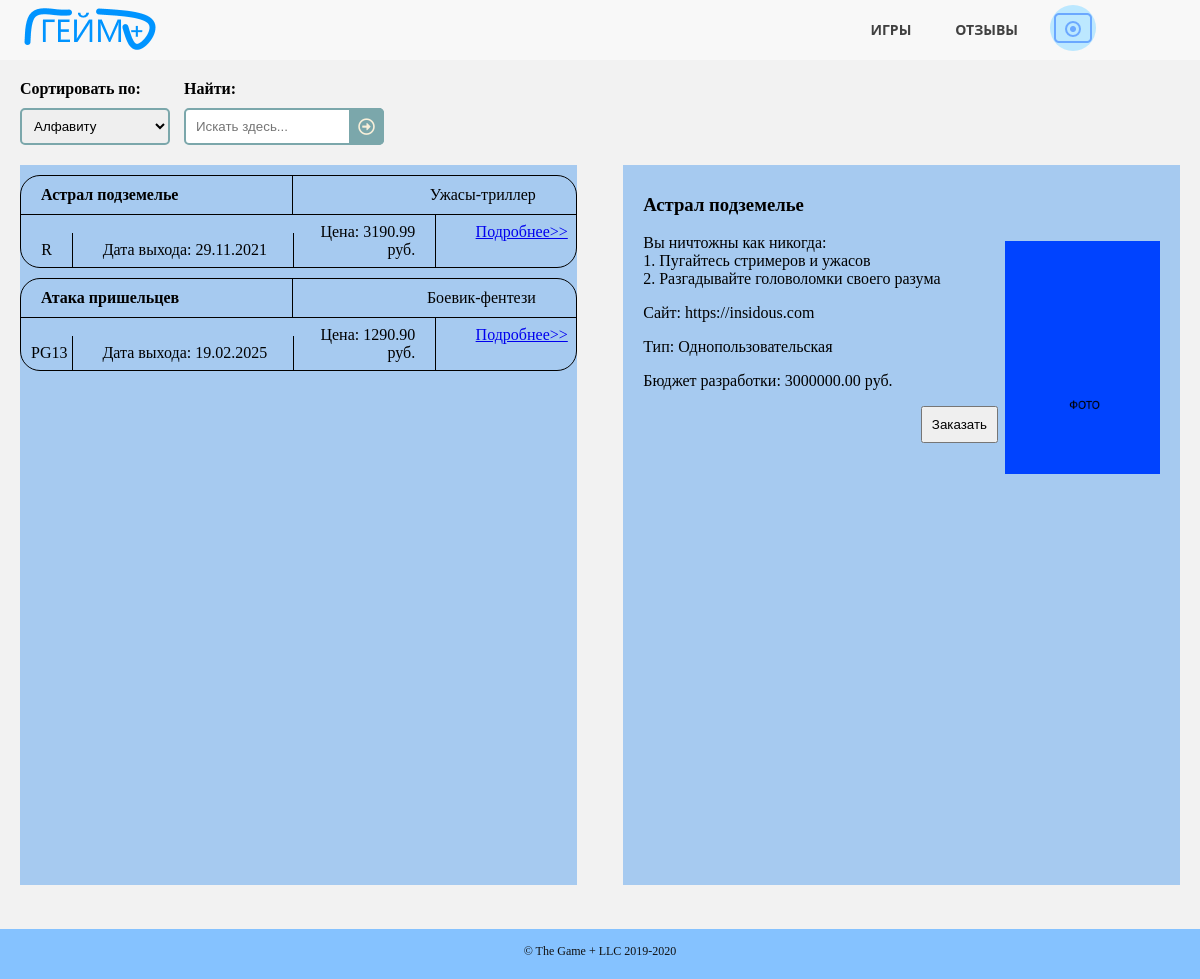
The page /games.html/2 on the database its author committed.
### gameplusapp/models.py (models this page shows)
class Game(models.Model):
    name = models.CharField(max_length=50)
    type = models.CharField(max_length=20)
    rate = models.CharField(max_length=10)
    rules = models.TextField(default=' ')
    release_date = models.DateField(default=timezone.now())
    site = models.CharField(max_length=20)
    number_of_rules = models.BooleanField(default=False)
    price = models.DecimalField(max_digits=12, decimal_places=2)
    development_budget = models.DecimalField(max_digits=12, decimal_places=2)
    picture = models.ImageField(upload_to="static/images/games", blank=True)
    class Meta:
        ordering = ["name"]

### gameplusapp/views.py (the view)
# urls.py: path('games.html/<int:id>', GameOnePage.as_view()),
class GameOnePage(View):
    def get(self, request, id):
        g_games = get_games()
        game_info = get_gameinfo(id)
        form = GamesFilterForm(request.GET)
        if form.is_valid():
            if form.cleaned_data["search"]:
                g_games = g_games.filter(name__iregex=form.cleaned_data["search"])
            if form.cleaned_data["ordering"]:
                g_games = g_games.order_by(form.cleaned_data["ordering"])
        context = {
            'g_games': g_games,
            'game_info': game_info,
            'form': form
        }
        return render(request, 'games.html', context=context)

### gameplusapp/forms.py
class GamesFilterForm(forms.Form):
    ordering = forms.ChoiceField(required=False, widget=forms.Select(attrs={
        'class': 'sortsel'
    }), choices=[
        ["name", "Алфавиту"],
        ["release_date", "Дате выхода"],
        ["price", "Цене с дешёвой"],
        ["-price", "Цене с дорогой"]
    ])
    search = forms.CharField(label="Найти:", required=False, widget=forms.TextInput(attrs={
        'placeholder': 'Искать здесь...'
    }))

### gameplusapp/function.py (called while the page is built)
def get_games():
    games = Game.objects.all()
    return games

def get_gameinfo(id_game):
    gameinformations = Game.objects.filter(id=id_game)
    return gameinformations

### gameplusapp/templates/games.html (shortened to what this page needs)
<!DOCTYPE HTML>
<html>
	<head>
		<link rel="stylesheet" href="../static/css/pattern.css" />
		<link rel="stylesheet" href="../static/css/games.css" />
	</head>
	<body>
		<header>
		  <nav>
		      <a href="/" class="logo"><img src="../static/images/logo.png" alt="логотип"></a>
			  <ul class="topmenu">
				<li><a href="/games.html">Игры</a></li>
				<li><a href="/reviews.html">Отзывы</a></li>
				<li><a class="submenu-link"><img src="../static/images/avatar.png" alt="аватарка"></a>
				</li>
			  </ul>
		  </nav>
		</header>
		<section class="selections">
			<div class="functions">
				<form class="searchform" method="get">
					<div class="sortblock">
						<p><strong>Сортировать по:</strong></p>
						<p>{{ form.ordering }}</p>
					</div>
					<div class="searchblock">
						<p><strong>Найти:</strong></p>
						<p>{{ form.search }}
						<button type="submit"></button></p>
					</div>
				</form>
			</div>
		</section>
		<section class="allgames">
			<div class="lists">
				<div class="games">
					{% for game in g_games %}
					{% include 'game_one.html' %}
					{% endfor %}
				</div>
				<div class="about">
					{% for onegame in game_info %}
					<div class="name">
						<h3>{{ onegame.name }}</h3>
					</div>
					<div class="description">
						<p><img src="../{{ onegame.picture }}" alt="Обложка" class="rightimg">{{ onegame.rules|linebreaks }}</p>
						<p>Сайт: {{ onegame.site }}</p>
						<p>Тип: {{ onegame.number_of_rules|yesno:"Многопользовательская,Однопользовательская" }}</p>
						<p>Бюджет разработки: {{ onegame.development_budget }} руб.</p>
					</div>
					<div class="buttonblock">
						<form action="{{ onegame.id }}/create">
							<button type="buy">Заказать</button>
						</form>
					</div>
					{% endfor %}
				</div>
			</div>
		</section>
	</body>
	<footer>
		<div class="copyright">
			<span>&copy; The Game + LLC 2019-2020</span>
		</div>
	</footer>
</html>

### gameplusapp/templates/game_one.html
{% block content %}
<div class="gameone">
    <div class="gametag">
        <div class="gamename">
            <p>{{ game.name }}</p>
        </div>
        <div class="gametype">
            <p>{{ game.type }}</p>
        </div>
    </div>
    <div class="gameother">
        <div class="gamerate">
            <p>{{ game.rate }}</p>
        </div>
        <div class="gamedate">
            <p>Дата выхода: {{ game.release_date|date:"d.m.Y" }}</p>
        </div>
        <div class="gameprice">
            <p>Цена: {{ game.price }} руб.</p>
        </div>
        <div class="more">
            <a href="/games.html/{{ game.id }}">Подробнее>></a>
        </div>
    </div>
</div>
{% endblock %}

### gameplusapp/static/css/pattern.css (style rules this page uses)
* { box-sizing: border-box; }
html { height: 100%; }
body { position:relative; min-height: 100%; margin: 0; background: #f2f2f2; }
header { position: relative; min-height: 60px; padding-top: 5px; background: rgba(255,255,255, .4); text-align: center; z-index: 1; }
header a { text-decoration: none; outline: none; display: inline-block; transition: .3s ease-in-out; }
.logo { float: left; color: #D5B45B; font-family: 'Playfair Display', serif; font-size: 2.5em; }
nav { display: block; padding: 0 20px; }
nav ul { list-style: none; margin: 0; padding: 0; float: right; }
.topmenu:after { content: ""; display: table; clear: both; }
.topmenu > li { width: 25%; float: left; position: relative; font-family: 'Open Sans', sans-serif; }
.topmenu > li > a { text-transform: uppercase; font-size: 14px; font-weight: bold; color: #404040; padding: 15px 30px; }
.submenu-link { padding: 0 30px !important; margin-left: 10px; }
.submenu-link > img { border-radius: 50%; }
footer { position:absolute; bottom: -50px; width: 100%; height: 50px; padding-top: 15px; background: #85c2ff; }
.copyright { font-size: 12px; text-align: center; color: #111111; }

### gameplusapp/static/css/games.css (style rules this page uses)
section { display: block; }
.functions { padding: 10px 20px 5px 20px; }
.sortblock, .searchblock, .games, .about { display: inline-block; }
.sortblock { margin-right: 10px; }
.sortblock > p, .searchblock > p { position: relative; margin: 10px 0; }
.sortsel { padding: 8px; border: 2px solid #7BA7AB; border-radius: 5px; width: 150px; }
.searchblock > p > input { width: 100%; padding: 9px 9px 9px 10px; border: 2px solid #7BA7AB; border-radius: 5px; outline: none; }
.searchblock > p > button { position: absolute; top: 0; right: 0px; padding: 9px; border: none; background: #7BA7AB; border-radius: 0 5px 5px 0; cursor: pointer; }
.searchblock > p > button:before { content: "\f35a"; font-family: 'Font Awesome 5 Free'; font-size: 17px; color: #F9F0DA; }
.lists { padding: 5px 20px 40px 20px; }
.games, .about { background-color: #A6CAF0; width: 48%; height: 720px; background-attachment: local; overflow: auto; }
.about { padding: 10px 20px; float: right; }
.gameone { margin: 10px 0; border: 1px solid black; border-radius: 20px; }
.gametag { border-bottom: 1px solid black; }
.gametag > div, .gameother > div { display: inline-block; }
.gamename { width: 49%; border-right: 1px solid black; padding: 10px 10px 10px 20px; font-weight: bold; }
.gametype { float: right; padding: 10px 40px 10px 10px; }
.gamename > p, .gametype > p, .gamerate > p, .gamedate > p, .gameprice > p, .more > p { margin: 0; }
.gamerate { width: 9.4%; border-right: 1px solid black; padding: 8px 10px; }
.gamedate { width: 39%; border-right: 1px solid black; padding: 8px 10px; }
.gamerate > p, .gamedate > p { text-align: center; }
.gameprice { width: 25%; border-right: 1px solid black; padding: 8px 20px 8px 10px; }
.more { float: right; padding: 8px 8px 8px 4px; }
.gameprice > p { text-align: right; }
.rightimg { width: 30%; height: 40%; float: right; margin: 7px 0 7px 7px; }
.buttonblock { float: right; }
.buttonblock > form > button { padding: 9px; }

### rows shown on the page
Game: name "Астрал подземелье", type "Ужасы-триллер", rate "R", release_date "29.11.2021", price "3190.99", picture (picture), rules "Вы ничтожны как никогда: 1. Пугайтесь стримеров и ужасов 2. Разгадывайте головоломки своего разума", site "https://insidous.com", number_of_rules "Однопользовательская", development_budget "3000000.00"
Game: name "Атака пришельцев", type "Боевик-фентези", rate "PG13", release_date "19.02.2025", price "1290.90"
